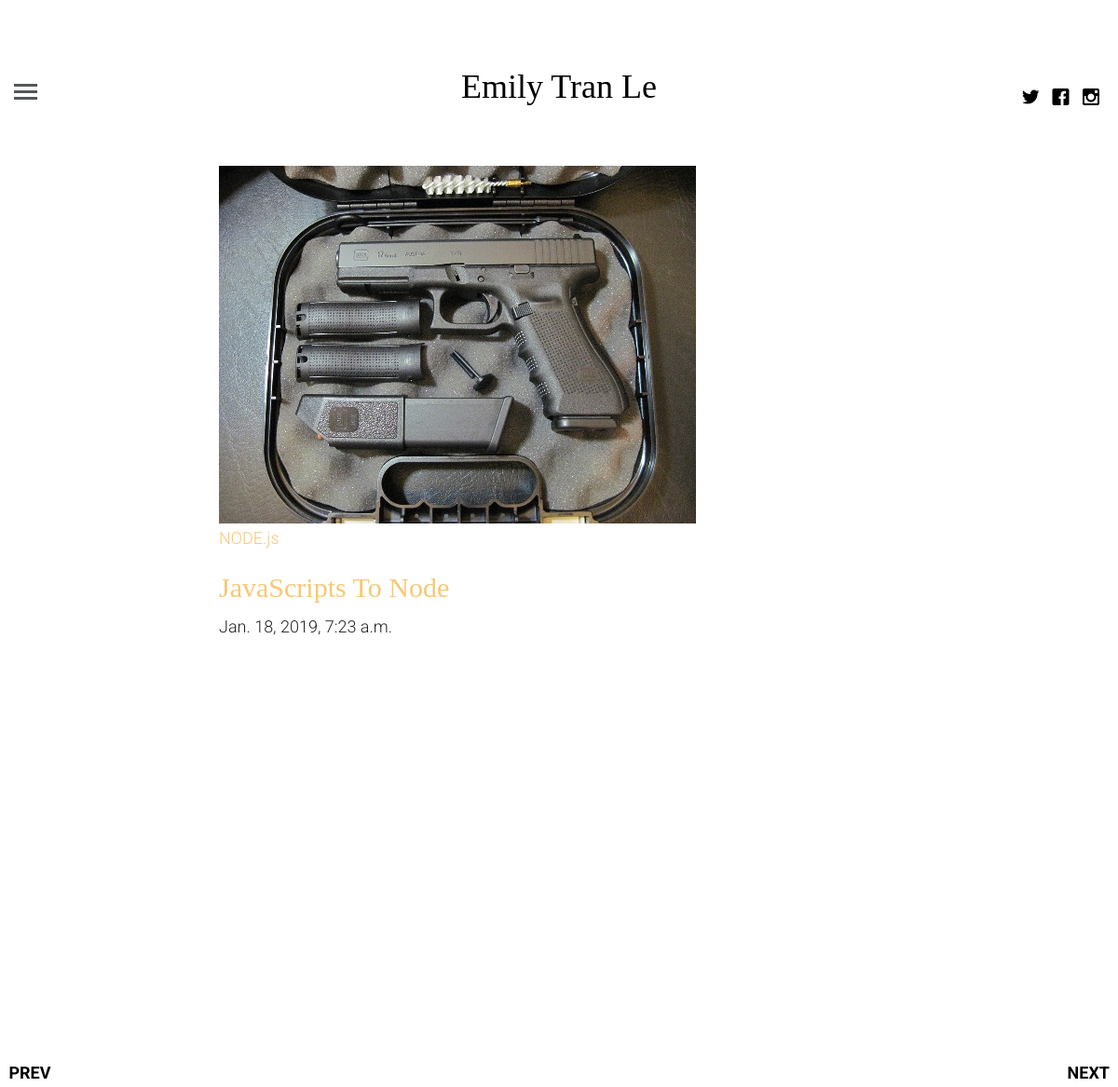
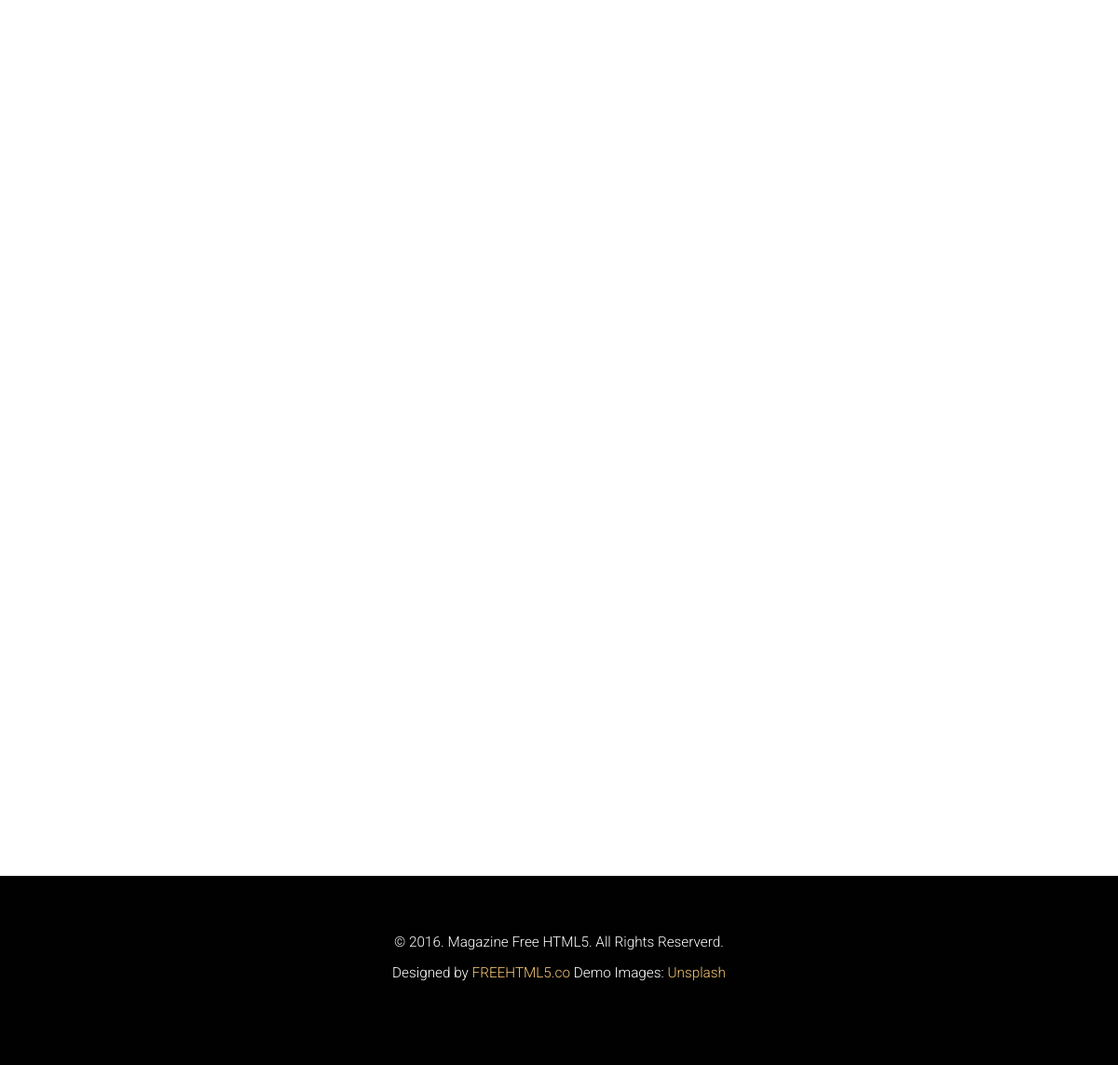
The page /single_post/3 on the database its author committed (2 pictures, top to bottom).
### blog_app/models.py (models this page shows, shortened)
class Post(models.Model):
    title = models.CharField(max_length=150)
    post_category = models.ForeignKey(category, on_delete=models.CASCADE)
    image = models.ImageField(upload_to='post/picture')
    descriptions = models.TextField()
    post_author = models.ForeignKey(author, on_delete=models.CASCADE)
    blockquote = models.TextField()
    highlight = models.CharField(max_length=150)
    posted = models.DateTimeField(auto_now_add=True, auto_now=False)
    updated = models.DateTimeField(auto_now=True, auto_now_add=False)

class category(models.Model):
    category_name = models.CharField(max_length=150)

### blog_app/views.py (the view)
# urls.py: path('single_post/<int:id>', views.getSingle, name="single"),
def getSingle(request, id):
    single_post = get_object_or_404(Post, pk=id)
    first_slide = Post.objects.first()
    last_slide = Post.objects.last()
    return render(request, 'single.html',{'sp':single_post, 'f':first_slide, 'l':last_slide})

### templates/single.html (shortened to what this page needs)
{% extends 'base.html' %}
{% load static %}
{% block body_block %}
	{% if sp.id > f.id %}
	<a href="{% url 'single' id=sp.id|add:'-1' %}" class="fh5co-post-prev"><span><i class="icon-chevron-left"></i> Prev</span></a>
	{% endif %}
	{% if sp.id < l.id %}
	<a href="{% url 'single' id=sp.id|add:'1' %}" class="fh5co-post-next"><span>Next <i class="icon-chevron-right"></i></span></a>
	{% endif %}
			<article class="col-lg-8 col-lg-offset-2 col-md-8 col-md-offset-2 col-sm-8 col-sm-offset-2 col-xs-12 col-xs-offset-0">
				<figure class="animate-box">
					<img src="{{ sp.image.url }}" alt="Image" class="img-responsive">
				</figure>
				<span class="fh5co-meta animate-box"><a href="single.html">{{ sp.post_category.category_name }}</a></span>
				<h2 class="fh5co-article-title animate-box"><a href="single.html">{{ sp.title }}</a></h2>
				<span class="fh5co-meta fh5co-date animate-box">{{ sp.posted }}</span>
				<div class="col-lg-12 col-lg-offset-0 col-md-12 col-md-offset-0 col-sm-12 col-sm-offset-0 col-xs-12 col-xs-offset-0 text-left content-article">
					<div class="row">
					</div>
					<div class="row rp-b">
					</div>
					<div class="row">
					</div>
				</div>
			</article>
{% endblock %}

### static/css/icomoon.css (style rules this page uses)
[class^="icon-"], [class*=" icon-"] { font-family: 'icomoon' !important; speak: none; font-style: normal; font-weight: normal; font-variant: normal; text-transform: none; line-height: 1; -webkit-font-smoothing: antialiased; -moz-osx-font-smoothing: grayscale; }
.icon-chevron-left:before { content: "\e922"; }
.icon-chevron-right:before { content: "\e923"; }

### static/css/style.css (style rules this page uses)
html { background: #fff; }
body { font-family: "Roboto", arial, sans-serif; font-size: 18px; font-weight: 300; line-height: 1.8; color: #222; background: #fff; }
a { color: #f7c873; -webkit-transition: 0.5s; -o-transition: 0.5s; transition: 0.5s; }
h1, h2, h3, h4, h5, h6 { font-family: "Playfair Display", times, serif; color: #000; }
.fh5co-post-prev, .fh5co-post-next { position: fixed; z-index: 999; top: 50%; height: 50px; margin-top: -25px; color: #000; text-transform: uppercase; font-weight: bold; -webkit-transition: 0.5s; -o-transition: 0.5s; transition: 0.5s; }
.fh5co-post-prev span, .fh5co-post-next span { vertical-align: base; width: 100px; }
.fh5co-post-prev span i, .fh5co-post-next span i { top: 7px; position: relative; font-size: 30px; color: #000; }
.fh5co-post-prev { left: 0; margin-left: -25px; }
.fh5co-post-next { right: 0; margin-right: -25px; }
.js .to-animate, .js .to-animate-2, .js .animate-box { opacity: 0; }
.rp-b { padding-bottom: 40px; }

### rows shown on the page
Post: image (picture), post_category.category_name "NODE.js", title "JavaScripts To Node", posted "Jan. 18, 2019, 7:23 a.m."
